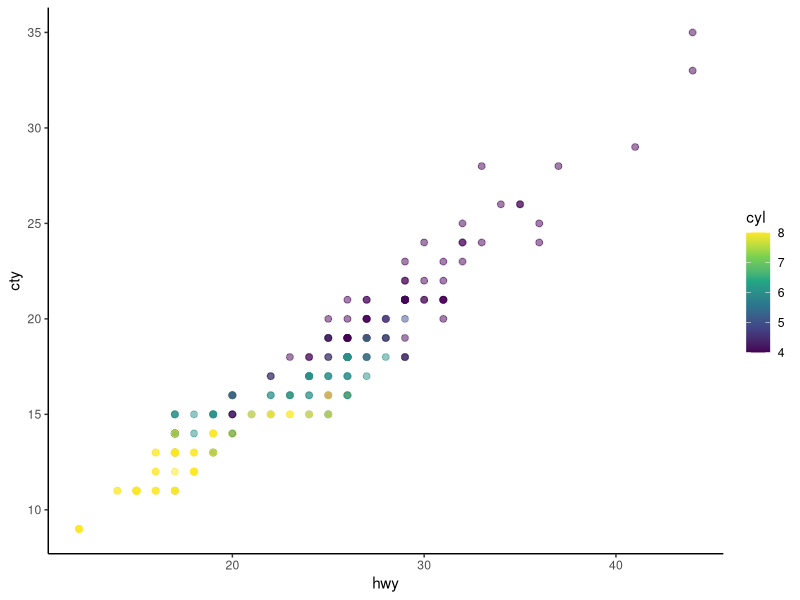
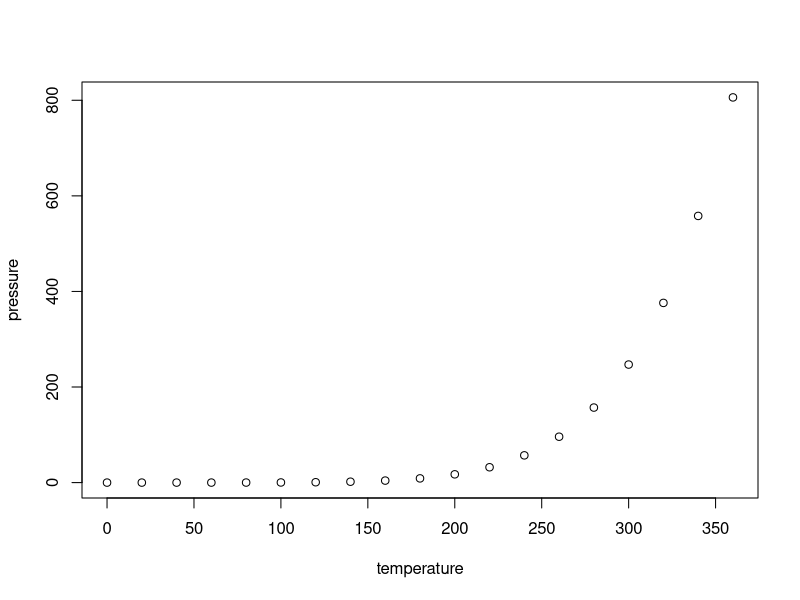

Write R code to recreate these figures, in order.
## ---- chunk 1
#| label: load-packages
library(ggplot2)
## ---- chunk 2
#| label: scatterplot
ggplot(mpg,aes(x=hwy, y=cty, color = cyl))+
  geom_point(alpha =0.5, size= 2)+
  scale_color_viridis_c()+
  theme_classic()
  
## ---- chunk 3
plot(pressure)
## ---- chunk 4
summary(cars)
